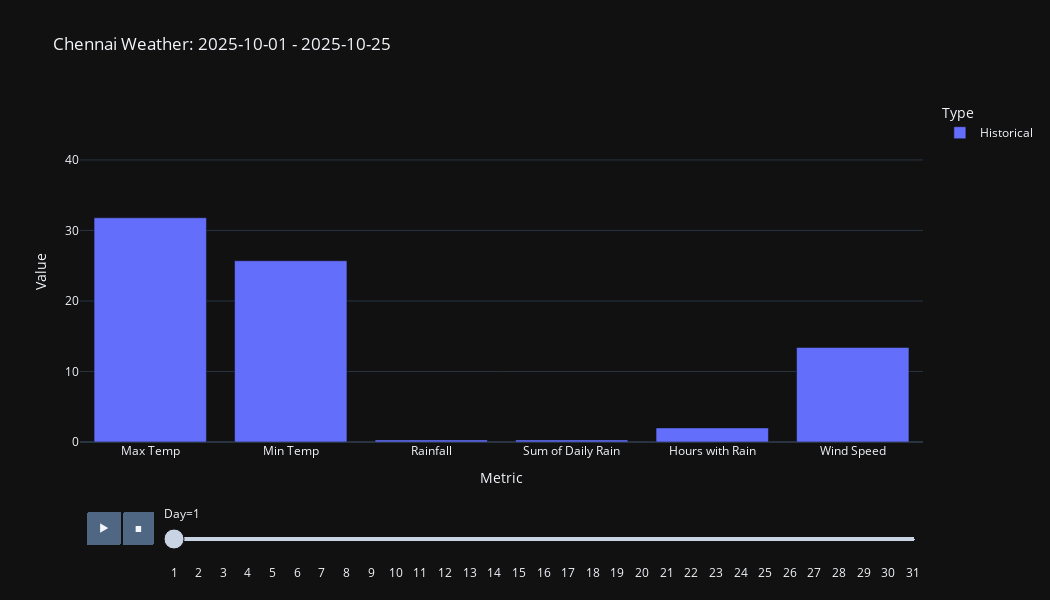

Write notebook code for a chart like this one.
### Code cell
#Animated visualization trial2 
'''
Here we have dates under each type historical/forecast, so our vars will be these 2
'''
this_month_weather_melt = this_month_weather.melt(id_vars = ["Date","Weather","Type"],
                                                  var_name = "Metric",
                                                  value_name = "Value")
'''In the above viz date is complete in datetime format and it is difficult to follow the dates
so we here have converted that format by extracting only the day part from the Date column.
Now the visualization is clear that aligns with the animations.
'''
this_month_weather_melt["Day"] = pd.to_datetime(this_month_weather_melt["Date"]).dt.day.astype(str)
#ensuring all "Value" is numeric -
'''
We are having multiple colums for Value with different data types like temp - float, weather - string
on using pd.melt() - all comes under Value. If any non-numeric value is present then value will have mixed types.
so before plotting we need to make sure converting VALUE to NUMERIC .
this converts non-numeric to NaN that plotly skips

'''
try:
    fig1 = px.bar(this_month_weather_melt, x="Metric", y="Value", color="Type",
                  animation_frame = "Day",
                  animation_group= "Metric",
                  hover_data=["Weather"],
                  range_y = [0, this_month_weather_melt["Value"].max() + 10],
                  title = f"{place} Weather: {start_date} - {end_date}"
                 )
    
    fig1.update_layout(template = "plotly_dark", 
                      height = 600, 
                      width = 1050)
    
    fig1.show()
    #writing the html file. Animated Visualization to HTML
    '''CDN - content delivery network
    so to view this html internet connectivity is important.
    '''
    fig1.write_html("weather_animation.html", include_plotlyjs='cdn', auto_open=True)
except Exception as e:
    print(f"Exceution failed due to : {e}")

### Figure 1 — Plotly figure (JSON) as saved in the notebook; plotly's stock layout.template omitted (floating-point values rounded to 4 significant figures)
{"data": [{"customdata": [["Drizzle: Light"], ["Drizzle: Light"], ["Drizzle: Light"], ["Drizzle: Light"], ["Drizzle: Light"], ["Drizzle: Light"]], "hovertemplate": "Type=Historical<br>Day=1<br>Metric=%{x}<br>Value=%{y}<br>Weather=%{customdata[0]}<extra></extra>", "ids": ["Max Temp", "Min Temp", "Rainfall", "Sum of Daily Rain", "Hours with Rain", "Wind Speed"], "legendgroup": "Historical", "marker": {"color": "#636efa", "pattern": {"shape": ""}}, "name": "Historical", "orientation": "v", "showlegend": true, "textposition": "auto", "type": "bar", "x": ["Max Temp", "Min Temp", "Rainfall", "Sum of Daily Rain", "Hours with Rain", "Wind Speed"], "xaxis": "x", "y": [31.8, 25.7, 0.3, 0.3, 2.0, 13.4], "yaxis": "y"}], "layout": {"barmode": "relative", "height": 600, "legend": {"title": {"text": "Type"}, "tracegroupgap": 0}, "sliders": [{"active": 0, "currentvalue": {"prefix": "Day="}, "len": 0.9, "pad": {"b": 10, "t": 60}, "steps": [{"args": [["1"], {"frame": {"duration": 0, "redraw": true}, "fromcurrent": true, "mode": "immediate", "transition": {"duration": 0, "easing": "linear"}}], "label": "1", "method": "animate"}, {"args": [["2"], {"frame": {"duration": 0, "redraw": true}, "fromcurrent": true, "mode": "immediate", "transition": {"duration": 0, "easing": "linear"}}], "label": "2", "method": "animate"}, {"args": [["3"], {"frame": {"duration": 0, "redraw": true}, "fromcurrent": true, "mode": "immediate", "transition": {"duration": 0, "easing": "linear"}}], "label": "3", "method": "animate"}, {"args": [["4"], {"frame": {"duration": 0, "redraw": true}, "fromcurrent": true, "mode": "immediate", "transition": {"duration": 0, "easing": "linear"}}], "label": "4", "method": "animate"}, {"args": [["5"], {"frame": {"duration": 0, "redraw": true}, "fromcurrent": true, "mode": "immediate", "transition": {"duration": 0, "easing": "linear"}}], "label": "5", "method": "animate"}, {"args": [["6"], {"frame": {"duration": 0, "redraw": true}, "fromcurrent": true, "mode": "immediate", "transition": {"duration": 0, "easing": "linear"}}], "label": "6", "method": "animate"}, {"args": [["7"], {"frame": {"duration": 0, "redraw": true}, "fromcurrent": true, "mode": "immediate", "transition": {"duration": 0, "easing": "linear"}}], "label": "7", "method": "animate"}, {"args": [["8"], {"frame": {"duration": 0, "redraw": true}, "fromcurrent": true, "mode": "immediate", "transition": {"duration": 0, "easing": "linear"}}], "label": "8", "method": "animate"}, {"args": [["9"], {"frame": {"duration": 0, "redraw": true}, "fromcurrent": true, "mode": "immediate", "transition": {"duration": 0, "easing": "linear"}}], "label": "9", "method": "animate"}, {"args": [["10"], {"frame": {"duration": 0, "redraw": true}, "fromcurrent": true, "mode": "immediate", "transition": {"duration": 0, "easing": "linear"}}], "label": "10", "method": "animate"}, {"args": [["11"], {"frame": {"duration": 0, "redraw": true}, "fromcurrent": true, "mode": "immediate", "transition": {"duration": 0, "easing": "linear"}}], "label": "11", "method": "animate"}, {"args": [["12"], {"frame": {"duration": 0, "redraw": true}, "fromcurrent": true, "mode": "immediate", "transition": {"duration": 0, "easing": "linear"}}], "label": "12", "method": "animate"}, {"args": [["13"], {"frame": {"duration": 0, "redraw": true}, "fromcurrent": true, "mode": "immediate", "transition": {"duration": 0, "easing": "linear"}}], "label": "13", "method": "animate"}, {"args": [["14"], {"frame": {"duration": 0, "redraw": true}, "fromcurrent": true, "mode": "immediate", "transition": {"duration": 0, "easing": "linear"}}], "label": "14", "method": "animate"}, {"args": [["15"], {"frame": {"duration": 0, "redraw": true}, "fromcurrent": true, "mode": "immediate", "transition": {"duration": 0, "easing": "linear"}}], "label": "15", "method": "animate"}, {"args": [["16"], {"frame": {"duration": 0, "redraw": true}, "fromcurrent": true, "mode": "immediate", "transition": {"duration": 0, "easing": "linear"}}], "label": "16", "method": "animate"}, {"args": [["17"], {"frame": {"duration": 0, "redraw": true}, "fromcurrent": true, "mode": "immediate", "transition": {"duration": 0, "easing": "linear"}}], "label": "17", "method": "animate"}, {"args": [["18"], {"frame": {"duration": 0, "redraw": true}, "fromcurrent": true, "mode": "immediate", "transition": {"duration": 0, "easing": "linear"}}], "label": "18", "method": "animate"}, {"args": [["19"], {"frame": {"duration": 0, "redraw": true}, "fromcurrent": true, "mode": "immediate", "transition": {"duration": 0, "easing": "linear"}}], "label": "19", "method": "animate"}, {"args": [["20"], {"frame": {"duration": 0, "redraw": true}, "fromcurrent": true, "mode": "immediate", "transition": {"duration": 0, "easing": "linear"}}], "label": "20", "method": "animate"}, {"args": [["21"], {"frame": {"duration": 0, "redraw": true}, "fromcurrent": true, "mode": "immediate", "transition": {"duration": 0, "easing": "linear"}}], "label": "21", "method": "animate"}, {"args": [["22"], {"frame": {"duration": 0, "redraw": true}, "fromcurrent": true, "mode": "immediate", "transition": {"duration": 0, "easing": "linear"}}], "label": "22", "method": "animate"}, {"args": [["23"], {"frame": {"duration": 0, "redraw": true}, "fromcurrent": true, "mode": "immediate", "transition": {"duration": 0, "easing": "linear"}}], "label": "23", "method": "animate"}, {"args": [["24"], {"frame": {"duration": 0, "redraw": true}, "fromcurrent": true, "mode": "immediate", "transition": {"duration": 0, "easing": "linear"}}], "label": "24", "method": "animate"}, {"args": [["25"], {"frame": {"duration": 0, "redraw": true}, "fromcurrent": true, "mode": "immediate", "transition": {"duration": 0, "easing": "linear"}}], "label": "25", "method": "animate"}, {"args": [["26"], {"frame": {"duration": 0, "redraw": true}, "fromcurrent": true, "mode": "immediate", "transition": {"duration": 0, "easing": "linear"}}], "label": "26", "method": "animate"}, {"args": [["27"], {"frame": {"duration": 0, "redraw": true}, "fromcurrent": true, "mode": "immediate", "transition": {"duration": 0, "easing": "linear"}}], "label": "27", "method": "animate"}, {"args": [["28"], {"frame": {"duration": 0, "redraw": true}, "fromcurrent": true, "mode": "immediate", "transition": {"duration": 0, "easing": "linear"}}], "label": "28", "method": "animate"}, {"args": [["29"], {"frame": {"duration": 0, "redraw": true}, "fromcurrent": true, "mode": "immediate", "transition": {"duration": 0, "easing": "linear"}}], "label": "29", "method": "animate"}, {"args": [["30"], {"frame": {"duration": 0, "redraw": true}, "fromcurrent": true, "mode": "immediate", "transition": {"duration": 0, "easing": "linear"}}], "label": "30", "method": "animate"}, {"args": [["31"], {"frame": {"duration": 0, "redraw": true}, "fromcurrent": true, "mode": "immediate", "transition": {"duration": 0, "easing": "linear"}}], "label": "31", "method": "animate"}], "x": 0.1, "xanchor": "left", "y": 0, "yanchor": "top"}], "title": {"text": "Chennai Weather: 2025-10-01 - 2025-10-25"}, "updatemenus": [{"buttons": [{"args": [null, {"frame": {"duration": 500, "redraw": true}, "fromcurrent": true, "mode": "immediate", "transition": {"duration": 500, "easing": "linear"}}], "label": "&#9654;", "method": "animate"}, {"args": [[null], {"frame": {"duration": 0, "redraw": true}, "fromcurrent": true, "mode": "immediate", "transition": {"duration": 0, "easing": "linear"}}], "label": "&#9724;", "method": "animate"}], "direction": "left", "pad": {"r": 10, "t": 70}, "showactive": false, "type": "buttons", "x": 0.1, "xanchor": "right", "y": 0, "yanchor": "top"}], "width": 1050, "xaxis": {"anchor": "y", "autorange": true, "domain": [0, 1], "range": [-0.5, 5.5], "title": {"text": "Metric"}, "type": "category"}, "yaxis": {"anchor": "x", "domain": [0, 1], "range": [0, 48.5], "title": {"text": "Value"}, "type": "linear"}}}
